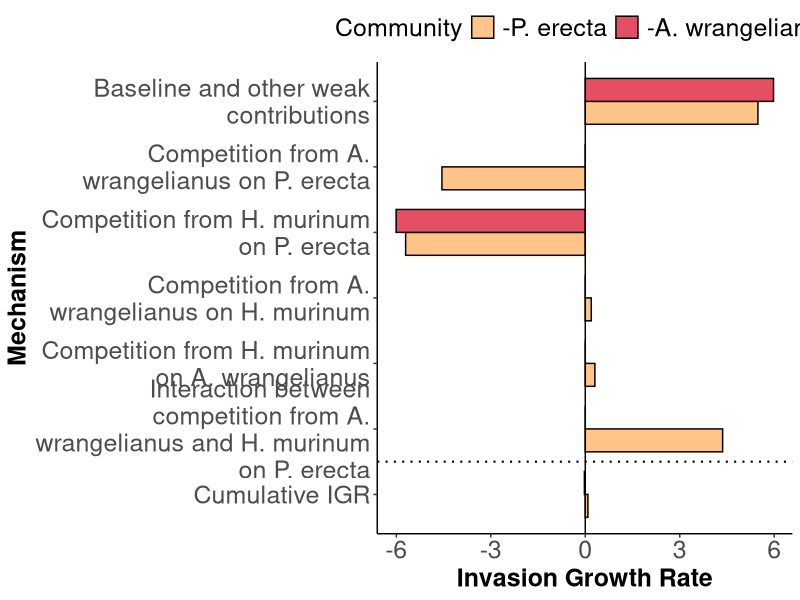

Reproduce this figure in R.
### Figure 2. Decomposition of invasion growth rates. 
### Author: Joe Brennan

# First chunk of code is modified from Van Dyke et al, 2022

# Read in parameter data
# s_g_data <- read.csv("./data/s_g_data.csv") #seed survival and germination data
# 
# # extract parameters
# s = s_g_data$s
# g = s_g_data$g
# 
# final_output <- read.csv("./output/final_output_nls_boot_1000.csv")
# final_output$treatment <- factor(final_output$treatment, levels = c(1, 2))
# 
# # Calculate the mean lambda values for each species at different treatments
# lambda_summary <- final_output %>%
#   group_by(focal, treatment) %>%
#   summarize(mean_lambda = mean(lambda, na.rm = TRUE))
# 
# lambda.ambient = lambda_summary$mean_lambda[lambda_summary$treatment==1]
# 
# nls_boot_pairs <- read.csv("./output/nls_boot_pairs_1000_full_model.csv")
# 
# A.ambient = matrix(nls_boot_pairs$alpha[nls_boot_pairs$treatment==1], nrow=6,ncol=6)
# A.ambient.names = matrix(paste0(nls_boot_pairs$focal[nls_boot_pairs$treatment==1],'.',nls_boot_pairs$competitor[nls_boot_pairs$treatment==1]), nrow=6, ncol=6)
# 
# # Get parameters for species of interest
# A = A.ambient[c(1,3,4), c(1,3,4)]
# g = g[c(1,3,4)]
# s = s[c(1,3,4)]
# lambda = lambda.ambient[c(1,3,4)]

# empirically parameterized values from Van Dyke et al
A = rbind(c(0.27290462, 0.9415389, 0.5590646),
          c(0.13755487, 0.9483990,0.1599514),
          c(0.08483079, 1.0221670, 0.4161495))
g = c(0.2240310, 0.6666667, 0.6029647)
s = c(0.2625463, 0.0450000, 0.6215016)
lambda = c(2351.5366, 745.9973, 654.6758)

# invasion growth rate for annual plant model
IGR.plant <- function(A,s,g,lambda,res.eq){ # function to get IGR for gLV
  
  IGR.row = log(s*(1-g) + g*lambda /(1 + ((A %*% (g*res.eq)))))
  
  return(IGR.row)
  
}

# specify resident community and invading species
res = 2
inv = 3

# get equilibrium density for original function given resident community
res.eq = numeric(nrow(A))
res.eq[res] = solve(a = A[res,res],b= lambda[res] * g[res] / (1 - s[res]*(1-g[res]))-1)/g[res]

# get Invasion Growth Rate of specific model
orig.IGR = IGR.plant(A,s,g,lambda,res.eq)[inv]

# set interactions of interest to 0. In our case, competition between species.
temp.A=A
temp.A[3,2]<-0

# find baseline value i.e., invasion growth rate when interactions are not present
eps.0 = IGR.plant(temp.A,s,g,lambda,res.eq)

#initialize dataframe to contain change in invasion growth rate
eps.df = as.data.frame(eps.0); names(eps.df)='eps.0'

# impact of competition from H. murinum on P. erecta
temp.A[3,2] <- A[3,2]
eps.32 = IGR.plant(temp.A, s, g, lambda, res.eq) - eps.0

# add to dataframe
eps.df = cbind(eps.df, eps.32)

# check it worked. Should read TRUE.
all(abs(IGR.plant(A,s,g,lambda,res.eq)-rowSums(eps.df))<1e-15)

# find delta values
delta.interest.values = eps.df[inv,]-eps.df[res,]
colnames(delta.interest.values) = gsub('^eps','delta',names(delta.interest.values))

# Create dataframe for plotting
df <- data.frame(
  Mechanism = c("Baseline and other weak contributions", 
                'Competition from H. murinum on P. erecta'),
  IGR = as.numeric(delta.interest.values)
)

# fix order
df$Mechanism <- factor(df$Mechanism, levels = rev(c("Baseline and other weak contributions", 
                                                    'Competition from H. murinum on P. erecta')))

# Create cumulative sum 
df$cumulative_IGR_backwards <- cumsum(df$IGR)  # Direct cumulative sum calculation

# specify resident community and invading species
res = c(1,2)
inv = 3

# get equilibrium density for original function given resident community
res.eq = numeric(nrow(A))
res.eq[res] = solve(a = A[res,res],b= lambda[res] * g[res] / (1 - s[res]*(1-g[res]))-1)/g[res]

# IGR for annual plant model
IGR.plant <- function(A,s,g,lambda,res.eq){ # function to get IGR for gLV
  
  IGR.row = log(s*(1-g) + g*lambda /(1 + ((A %*% (g*res.eq)))))
  
  return(IGR.row)
  
}

# function to find all strict subsets of an array
all_subsets <- function(x) {
  
  
  # Create a list to store the subsets
  subsets <- list()
  
  # Iterate over all possible subset sizes
  for (i in 1:(length(x)-1)) {
    subsets <- c(subsets, combn(x, i, simplify = FALSE))
  }
  
  if (length(x)==1) subsets = list(x)
  
  return(subsets)
}

# get Invasion Growth Rate of specific model
orig.IGR = IGR.plant(A,s,g,lambda,res.eq)[inv]

# set interactions of interest to 0. In our case, competition between species.
temp.A=A
temp.A[1,2]<-temp.A[2,1]<-temp.A[3,1]<-temp.A[3,2]<-0

# find baseline value i.e., invasion growth rate when interactions are not present
eps.0 = IGR.plant(temp.A,s,g,lambda,res.eq)

# find all species interactions combinations
subsets = all_subsets(1:4)

#initialize dataframe to contain change in invasion growth rate
eps.df = as.data.frame(eps.0); names(eps.df)='eps.0'

# loop through all subsets
for (i in 1:length(subsets)){
  
  # identify traits we are restoring
  current.subset = subsets[[i]]
  
  # find eps to subtract
  int.effect.subtraction = c(1)
  if(i-1>0)for (j in 1:(i-1)){
    if (all(subsets[[j]] %in% current.subset)) int.effect.subtraction = c(int.effect.subtraction, (j+1))
  }
  
  #restore respective traits
  if (1 %in% current.subset) temp.A[1,2]=A[1,2]
  if (2 %in% current.subset) temp.A[2,1]=A[2,1]
  if (3 %in% current.subset) temp.A[3,2]=A[3,2]
  if (4 %in% current.subset) temp.A[3,1]=A[3,1]
  
  # find invasion growth rate of current system
  r = IGR.plant(temp.A,s,g,lambda,res.eq)
  
  # subtract effects to extract main effect
  temp.eps = r - rowSums(cbind(eps.df[,int.effect.subtraction], rep(0,3)))
  
  # add to df
  eps.df[,(i+1)] = temp.eps; names(eps.df)[i+1]=paste0('eps.', paste0(current.subset, collapse='.'))
  
  # set values back to 0
  temp.A[1,2]<-temp.A[2,1]<-temp.A[3,1]<-temp.A[3,2]<-0
  
}

# check it worked. Should read TRUE.
all(abs(IGR.plant(A,s,g,lambda,res.eq)-rowSums(eps.df))<1e-15)

# find delta values
delta.values = eps.df[inv,]-colSums(eps.df[res,])/(length(res))
colnames(delta.values) = gsub('^eps','delta',names(delta.values))

# Only consider contributions whose effect is at least 0.01 in magnitude
indices = which(abs(delta.values)>0.01)
delta.interest.values = delta.values[indices]

# add all weak contributions to baseline
delta.interest.values[1] = delta.interest.values[1] + sum(delta.values[abs(delta.values)<0.01])

# Create dataframe for plotting
inv.df <- data.frame(
  Mechanism = c("Baseline and other weak contributions", 
                'Competition from H. murinum on A. wrangelianus', 
                "Competition from A. wrangelianus on H. murinum", 
                "Competition from H. murinum on P. erecta",
                'Competition from A. wrangelianus on P. erecta',
                'Interaction between competition from A. wrangelianus and H. murinum on P. erecta'),
  IGR = as.numeric(delta.interest.values)
)

# fix order
inv.df$Mechanism <- factor(inv.df$Mechanism, levels = rev(c("Baseline and other weak contributions", 
                                                    'Competition from H. murinum on A. wrangelianus', 
                                                    "Competition from A. wrangelianus on H. murinum", 
                                                    "Competition from H. murinum on P. erecta",
                                                    'Competition from A. wrangelianus on P. erecta',
                                                    'Interaction between competition from A. wrangelianus and H. murinum on P. erecta')))

# Create cumulative sum 
inv.df$cumulative_IGR_backwards <- cumsum(inv.df$IGR)  # Direct cumulative sum calculation

# prepare dataframe for plotting
total.df = as.data.frame(inv.df$Mechanism)
colnames(total.df) = 'Mechanism'
total.df$minusi.comm.IGR = inv.df$IGR

# find shared mechanisms between communities
matchindices = inv.df$Mechanism %in% df$Mechanism
alter = numeric(length(matchindices))

trueindices = which(matchindices)
igr_indices = seq_along(df$IGR)

alter[trueindices] = df$IGR[seq_along(trueindices)]
total.df$secext.comm.IGR = alter

require(ggplot2)
require(dplyr)
require(tidyr)
require(stringr)

# Reshape the dataframe to a long format
total_long <- total.df %>%
  pivot_longer(cols = c(minusi.comm.IGR, secext.comm.IGR), 
               names_to = "IGR_Type", values_to = "IGR")

# Compute Cumulative IGR (sum for each IGR_Type)
cumulative_igr <- total_long %>%
  group_by(IGR_Type) %>%
  summarize(IGR = sum(IGR), .groups = "drop") %>%
  mutate(Mechanism = "Cumulative IGR")  # Add "Cumulative IGR" as a new row

# Append Cumulative IGR row to the original dataframe
total_long <- bind_rows(total_long, cumulative_igr)

# Ensure "Cumulative IGR" is at the top and "Baseline" is at the bottom
mechanism_levels <- c("Cumulative IGR", 'Interaction between competition from A. wrangelianus and H. murinum on P. erecta', setdiff(unique(total.df$Mechanism), c("Cumulative IGR", "Baseline and other weak contributions",'Interaction between competition from A. wrangelianus and H. murinum on P. erecta')), "Baseline and other weak contributions")
total_long$Mechanism <- factor(total_long$Mechanism, levels = mechanism_levels, ordered = TRUE)

# Get the position (index) of "Cumulative IGR" for the vertical line
cumulative_igr_position <- which(levels(total_long$Mechanism) == "Cumulative IGR")

# Plot
ggplot(total_long, aes(x = Mechanism, y = IGR, fill = IGR_Type)) +
  geom_bar(stat = "identity", position = "dodge", width = 0.7, color = "black") +
  coord_flip() +  
  geom_hline(yintercept = 0, linetype = "solid", color = "black", size = 0.5) +
  geom_vline(xintercept = cumulative_igr_position + 0.5, linetype = "dotted", color = "black", size = 0.7) +
  theme_classic() +  
  labs(x = "Mechanism", y = "Invasion Growth Rate", fill = "Community") +
  scale_x_discrete(labels = function(x) str_wrap(x, width = 27)) + 
  scale_fill_manual(values = c("minusi.comm.IGR" = "#fec488", "secext.comm.IGR" = "#e44f64"),  
                    labels = c("minusi.comm.IGR" = "-P. erecta", "secext.comm.IGR" = "-A. wrangelianus")) +
  theme(
    axis.text = element_text(size = 18),
    axis.title = element_text(size = 18, face = "bold"),   
    plot.title = element_text(size = 18, face = "bold"), 
    legend.position = "top",
    legend.text = element_text(size = 18),
    legend.title = element_text(size = 18)
  )
